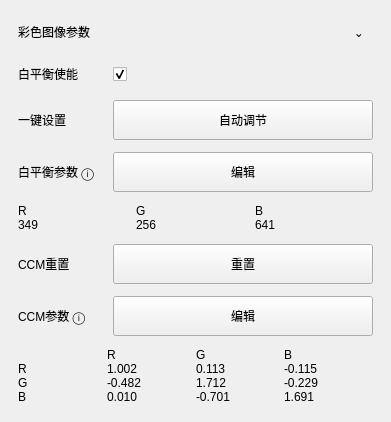
                  <widget class="QFrame" name="colorParamsCard">
                   <property name="frameShape">
                    <enum>QFrame::NoFrame</enum>
                   </property>
                   <property name="card" stdset="0">
                    <bool>true</bool>
                   </property>
                   <layout class="QVBoxLayout" name="verticalLayout_colorParamsCard">
                    <property name="spacing">
                     <number>14</number>
                    </property>
                    <property name="leftMargin">
                     <number>18</number>
                    </property>
                    <property name="topMargin">
                     <number>18</number>
                    </property>
                    <property name="rightMargin">
                     <number>18</number>
                    </property>
                    <property name="bottomMargin">
                     <number>18</number>
                    </property>
                    <item>
                     <widget class="QFrame" name="colorParamsCardHeaderFrame">
                      <property name="frameShape">
                       <enum>QFrame::NoFrame</enum>
                      </property>
                      <layout class="QHBoxLayout" name="horizontalLayout_colorParamsCardHeader">
                       <property name="spacing">
                        <number>0</number>
                       </property>
                       <property name="leftMargin">
                        <number>0</number>
                       </property>
                       <property name="topMargin">
                        <number>0</number>
                       </property>
                       <property name="rightMargin">
                        <number>0</number>
                       </property>
                       <property name="bottomMargin">
                        <number>0</number>
                       </property>
                       <item>
                        <widget class="QLabel" name="colorParamsCardTitleLabel">
                         <property name="text">
                          <string>彩色图像参数</string>
                         </property>
                         <property name="cardTitle" stdset="0">
                          <bool>true</bool>
                         </property>
                        </widget>
                       </item>
                       <item>
                        <spacer name="horizontalSpacer_colorParamsCardHeader">
                         <property name="orientation">
                          <enum>Qt::Horizontal</enum>
                         </property>
                         <property name="sizeHint" stdset="0">
                          <size>
                           <width>40</width>
                           <height>20</height>
                          </size>
                         </property>
                        </spacer>
                       </item>
                       <item>
                        <widget class="QToolButton" name="colorParamsCardCollapseButton">
                         <property name="minimumSize">
                          <size>
                           <width>28</width>
                           <height>28</height>
                          </size>
                         </property>
                         <property name="text">
                          <string>⌄</string>
                         </property>
                         <property name="autoRaise">
                          <bool>true</bool>
                         </property>
                        </widget>
                       </item>
                      </layout>
                     </widget>
                    </item>
                    <item>
                     <widget class="QFrame" name="colorParamsFormFrame">
                      <property name="frameShape">
                       <enum>QFrame::NoFrame</enum>
                      </property>
                      <layout class="QGridLayout" name="gridLayout_colorParams">
                       <property name="leftMargin">
                        <number>0</number>
                       </property>
                       <property name="topMargin">
                        <number>0</number>
                       </property>
                       <property name="rightMargin">
                        <number>0</number>
                       </property>
                       <property name="bottomMargin">
                        <number>0</number>
                       </property>
                       <property name="horizontalSpacing">
                        <number>18</number>
                       </property>
                       <property name="verticalSpacing">
                        <number>12</number>
                       </property>
                       <item row="0" column="0">
                        <widget class="QLabel" name="whiteBalanceLabel">
                         <property name="text">
                          <string>白平衡使能</string>
                         </property>
                         <property name="formLabel" stdset="0">
                          <bool>true</bool>
                         </property>
                        </widget>
                       </item>
                       <item row="0" column="1">
                        <widget class="QCheckBox" name="whiteBalanceCheckBox">
                         <property name="minimumSize">
                          <size>
                           <width>58</width>
                           <height>28</height>
                          </size>
                         </property>
                         <property name="text">
                          <string/>
                         </property>
                         <property name="checked">
                          <bool>true</bool>
                         </property>
                        </widget>
                       </item>
                       <item row="1" column="0">
                        <widget class="QLabel" name="colorAutoAdjustLabel">
                         <property name="text">
                          <string>一键设置</string>
                         </property>
                         <property name="formLabel" stdset="0">
                          <bool>true</bool>
                         </property>
                        </widget>
                       </item>
                       <item row="1" column="1">
                        <widget class="QPushButton" name="colorAutoAdjustButton">
                         <property name="minimumSize">
                          <size>
                           <width>260</width>
                           <height>40</height>
                          </size>
                         </property>
                         <property name="text">
                          <string>自动调节</string>
                         </property>
                         <property name="softButton" stdset="0">
                          <bool>true</bool>
                         </property>
                        </widget>
                       </item>
                       <item row="2" column="0">
                        <widget class="QLabel" name="whiteBalanceParamsLabel">
                         <property name="text">
                          <string>白平衡参数 ⓘ</string>
                         </property>
                         <property name="formLabel" stdset="0">
                          <bool>true</bool>
                         </property>
                        </widget>
                       </item>
                       <item row="2" column="1">
                        <widget class="QPushButton" name="whiteBalanceEditButton">
                         <property name="minimumSize">
                          <size>
                           <width>260</width>
                           <height>40</height>
                          </size>
                         </property>
                         <property name="text">
                          <string>编辑</string>
                         </property>
                         <property name="softButton" stdset="0">
                          <bool>true</bool>
                         </property>
                        </widget>
                       </item>
                       <item row="3" column="0" colspan="2">
                        <widget class="QFrame" name="colorBalanceTable">
                         <property name="frameShape">
                          <enum>QFrame::NoFrame</enum>
                         </property>
                         <property name="table" stdset="0">
                          <bool>true</bool>
                         </property>
                         <layout class="QGridLayout" name="gridLayout_colorBalanceTable">
                          <property name="leftMargin">
                           <number>0</number>
                          </property>
                          <property name="topMargin">
                           <number>0</number>
                          </property>
                          <property name="rightMargin">
                           <number>0</number>
                          </property>
                          <property name="bottomMargin">
                           <number>0</number>
                          </property>
                          <property name="spacing">
                           <number>0</number>
                          </property>
                          <item row="0" column="0">
                           <widget class="QLabel" name="colorBalanceTableCell00">
                            <property name="text">
                             <string>R</string>
                            </property>
                            <property name="tableCell" stdset="0">
                             <bool>true</bool>
                            </property>
                           </widget>
                          </item>
                          <item row="0" column="1">
                           <widget class="QLabel" name="colorBalanceTableCell01">
                            <property name="text">
                             <string>G</string>
                            </property>
                            <property name="tableCell" stdset="0">
                             <bool>true</bool>
                            </property>
                           </widget>
                          </item>
                          <item row="0" column="2">
                           <widget class="QLabel" name="colorBalanceTableCell02">
                            <property name="text">
                             <string>B</string>
                            </property>
                            <property name="tableCell" stdset="0">
                             <bool>true</bool>
                            </property>
                           </widget>
                          </item>
                          <item row="1" column="0">
                           <widget class="QLabel" name="colorBalanceTableCell10">
                            <property name="text">
                             <string>349</string>
                            </property>
                            <property name="tableCell" stdset="0">
                             <bool>true</bool>
                            </property>
                           </widget>
                          </item>
                          <item row="1" column="1">
                           <widget class="QLabel" name="colorBalanceTableCell11">
                            <property name="text">
                             <string>256</string>
                            </property>
                            <property name="tableCell" stdset="0">
                             <bool>true</bool>
                            </property>
                           </widget>
                          </item>
                          <item row="1" column="2">
                           <widget class="QLabel" name="colorBalanceTableCell12">
                            <property name="text">
                             <string>641</string>
                            </property>
                            <property name="tableCell" stdset="0">
                             <bool>true</bool>
                            </property>
                           </widget>
                          </item>
                         </layout>
                        </widget>
                       </item>
                       <item row="4" column="0">
                        <widget class="QLabel" name="ccmResetLabel">
                         <property name="text">
                          <string>CCM重置</string>
                         </property>
                         <property name="formLabel" stdset="0">
                          <bool>true</bool>
                         </property>
                        </widget>
                       </item>
                       <item row="4" column="1">
                        <widget class="QPushButton" name="ccmResetButton">
                         <property name="minimumSize">
                          <size>
                           <width>260</width>
                           <height>40</height>
                          </size>
                         </property>
                         <property name="text">
                          <string>重置</string>
                         </property>
                         <property name="softButton" stdset="0">
                          <bool>true</bool>
                         </property>
                        </widget>
                       </item>
                       <item row="5" column="0">
                        <widget class="QLabel" name="ccmParamsLabel">
                         <property name="text">
                          <string>CCM参数 ⓘ</string>
                         </property>
                         <property name="formLabel" stdset="0">
                          <bool>true</bool>
                         </property>
                        </widget>
                       </item>
                       <item row="5" column="1">
                        <widget class="QPushButton" name="ccmEditButton">
                         <property name="minimumSize">
                          <size>
                           <width>260</width>
                           <height>40</height>
                          </size>
                         </property>
                         <property name="text">
                          <string>编辑</string>
                         </property>
                         <property name="softButton" stdset="0">
                          <bool>true</bool>
                         </property>
                        </widget>
                       </item>
                       <item row="6" column="0" colspan="2">
                        <widget class="QFrame" name="ccmTable">
                         <property name="frameShape">
                          <enum>QFrame::NoFrame</enum>
                         </property>
                         <property name="table" stdset="0">
                          <bool>true</bool>
                         </property>
                         <layout class="QGridLayout" name="gridLayout_ccmTable">
                          <property name="leftMargin">
                           <number>0</number>
                          </property>
                          <property name="topMargin">
                           <number>0</number>
                          </property>
                          <property name="rightMargin">
                           <number>0</number>
                          </property>
                          <property name="bottomMargin">
                           <number>0</number>
                          </property>
                          <property name="spacing">
                           <number>0</number>
                          </property>
                          <item row="0" column="0">
                           <widget class="QLabel" name="ccmTableCell00">
                            <property name="text">
                             <string/>
                            </property>
                            <property name="tableCell" stdset="0">
                             <bool>true</bool>
                            </property>
                           </widget>
                          </item>
                          <item row="0" column="1">
                           <widget class="QLabel" name="ccmTableCell01">
                            <property name="text">
                             <string>R</string>
                            </property>
                            <property name="tableCell" stdset="0">
                             <bool>true</bool>
                            </property>
                           </widget>
                          </item>
                          <item row="0" column="2">
                           <widget class="QLabel" name="ccmTableCell02">
                            <property name="text">
                             <string>G</string>
                            </property>
                            <property name="tableCell" stdset="0">
                             <bool>true</bool>
                            </property>
                           </widget>
                          </item>
                          <item row="0" column="3">
                           <widget class="QLabel" name="ccmTableCell03">
                            <property name="text">
                             <string>B</string>
                            </property>
                            <property name="tableCell" stdset="0">
                             <bool>true</bool>
                            </property>
                           </widget>
                          </item>
                          <item row="1" column="0">
                           <widget class="QLabel" name="ccmTableCell10">
                            <property name="text">
                             <string>R</string>
                            </property>
                            <property name="tableCell" stdset="0">
                             <bool>true</bool>
                            </property>
                           </widget>
                          </item>
                          <item row="1" column="1">
                           <widget class="QLabel" name="ccmTableCell11">
                            <property name="text">
                             <string>1.002</string>
                            </property>
                            <property name="tableCell" stdset="0">
                             <bool>true</bool>
                            </property>
                           </widget>
                          </item>
                          <item row="1" column="2">
                           <widget class="QLabel" name="ccmTableCell12">
                            <property name="text">
                             <string>0.113</string>
                            </property>
                            <property name="tableCell" stdset="0">
                             <bool>true</bool>
                            </property>
                           </widget>
                          </item>
                          <item row="1" column="3">
                           <widget class="QLabel" name="ccmTableCell13">
                            <property name="text">
                             <string>-0.115</string>
                            </property>
                            <property name="tableCell" stdset="0">
                             <bool>true</bool>
                            </property>
                           </widget>
                          </item>
                          <item row="2" column="0">
                           <widget class="QLabel" name="ccmTableCell20">
                            <property name="text">
                             <string>G</string>
                            </property>
                            <property name="tableCell" stdset="0">
                             <bool>true</bool>
                            </property>
                           </widget>
                          </item>
                          <item row="2" column="1">
                           <widget class="QLabel" name="ccmTableCell21">
                            <property name="text">
                             <string>-0.482</string>
                            </property>
                            <property name="tableCell" stdset="0">
                             <bool>true</bool>
                            </property>
                           </widget>
                          </item>
                          <item row="2" column="2">
                           <widget class="QLabel" name="ccmTableCell22">
                            <property name="text">
                             <string>1.712</string>
                            </property>
                            <property name="tableCell" stdset="0">
                             <bool>true</bool>
                            </property>
                           </widget>
                          </item>
                          <item row="2" column="3">
                           <widget class="QLabel" name="ccmTableCell23">
                            <property name="text">
                             <string>-0.229</string>
                            </property>
                            <property name="tableCell" stdset="0">
                             <bool>true</bool>
                            </property>
                           </widget>
                          </item>
                          <item row="3" column="0">
                           <widget class="QLabel" name="ccmTableCell30">
                            <property name="text">
                             <string>B</string>
                            </property>
                            <property name="tableCell" stdset="0">
                             <bool>true</bool>
                            </property>
                           </widget>
                          </item>
                          <item row="3" column="1">
                           <widget class="QLabel" name="ccmTableCell31">
                            <property name="text">
                             <string>0.010</string>
                            </property>
                            <property name="tableCell" stdset="0">
                             <bool>true</bool>
                            </property>
                           </widget>
                          </item>
                          <item row="3" column="2">
                           <widget class="QLabel" name="ccmTableCell32">
                            <property name="text">
                             <string>-0.701</string>
                            </property>
                            <property name="tableCell" stdset="0">
                             <bool>true</bool>
                            </property>
                           </widget>
                          </item>
                          <item row="3" column="3">
                           <widget class="QLabel" name="ccmTableCell33">
                            <property name="text">
                             <string>1.691</string>
                            </property>
                            <property name="tableCell" stdset="0">
                             <bool>true</bool>
                            </property>
                           </widget>
                          </item>
                         </layout>
                        </widget>
                       </item>
                      </layout>
                     </widget>
                    </item>
                   </layout>
                  </widget>
